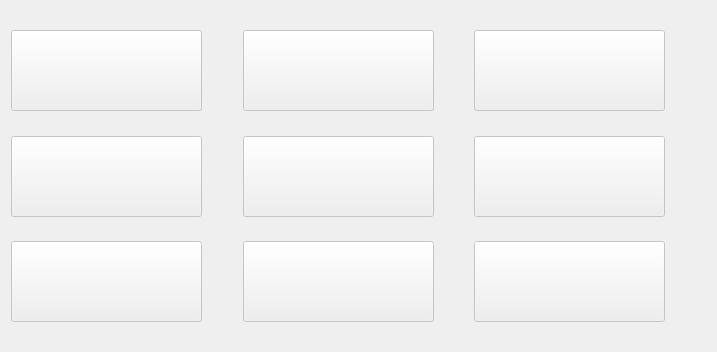
     <widget class="QWidget" name="tab_20">
      <attribute name="title">
       <string>COMING_SOON</string>
      </attribute>
      <layout class="QGridLayout" name="gridLayout_9">
       <item row="0" column="0">
        <spacer name="verticalSpacer_110">
         <property name="orientation">
          <enum>Qt::Vertical</enum>
         </property>
         <property name="sizeHint" stdset="0">
          <size>
           <width>20</width>
           <height>19</height>
          </size>
         </property>
        </spacer>
       </item>
       <item row="0" column="3">
        <spacer name="verticalSpacer_111">
         <property name="orientation">
          <enum>Qt::Vertical</enum>
         </property>
         <property name="sizeHint" stdset="0">
          <size>
           <width>20</width>
           <height>19</height>
          </size>
         </property>
        </spacer>
       </item>
       <item row="0" column="6">
        <spacer name="verticalSpacer_115">
         <property name="orientation">
          <enum>Qt::Vertical</enum>
         </property>
         <property name="sizeHint" stdset="0">
          <size>
           <width>20</width>
           <height>19</height>
          </size>
         </property>
        </spacer>
       </item>
       <item row="1" column="0" rowspan="2" colspan="2">
        <widget class="QPushButton" name="pushButton_91">
         <property name="enabled">
          <bool>false</bool>
         </property>
         <property name="sizePolicy">
          <sizepolicy hsizetype="Minimum" vsizetype="Minimum">
           <horstretch>0</horstretch>
           <verstretch>0</verstretch>
          </sizepolicy>
         </property>
         <property name="minimumSize">
          <size>
           <width>191</width>
           <height>81</height>
          </size>
         </property>
         <property name="maximumSize">
          <size>
           <width>191</width>
           <height>81</height>
          </size>
         </property>
         <property name="layoutDirection">
          <enum>Qt::LeftToRight</enum>
         </property>
         <property name="autoFillBackground">
          <bool>false</bool>
         </property>
         <property name="text">
          <string/>
         </property>
         <property name="icon">
          <iconset resource="../bitcoin.qrc">
           <normaloff>:/images/tuffwraps</normaloff>:/images/tuffwraps</iconset>
         </property>
         <property name="iconSize">
          <size>
           <width>191</width>
           <height>81</height>
          </size>
         </property>
        </widget>
       </item>
       <item row="1" column="2">
        <spacer name="horizontalSpacer_89">
         <property name="orientation">
          <enum>Qt::Horizontal</enum>
         </property>
         <property name="sizeHint" stdset="0">
          <size>
           <width>35</width>
           <height>20</height>
          </size>
         </property>
        </spacer>
       </item>
       <item row="1" column="3" rowspan="2" colspan="2">
        <widget class="QPushButton" name="pushButton_94">
         <property name="enabled">
          <bool>false</bool>
         </property>
         <property name="sizePolicy">
          <sizepolicy hsizetype="Minimum" vsizetype="Minimum">
           <horstretch>0</horstretch>
           <verstretch>0</verstretch>
          </sizepolicy>
         </property>
         <property name="minimumSize">
          <size>
           <width>191</width>
           <height>81</height>
          </size>
         </property>
         <property name="maximumSize">
          <size>
           <width>191</width>
           <height>81</height>
          </size>
         </property>
         <property name="layoutDirection">
          <enum>Qt::LeftToRight</enum>
         </property>
         <property name="autoFillBackground">
          <bool>false</bool>
         </property>
         <property name="text">
          <string/>
         </property>
         <property name="icon">
          <iconset resource="../bitcoin.qrc">
           <normaloff>:/images/tuffwraps</normaloff>:/images/tuffwraps</iconset>
         </property>
         <property name="iconSize">
          <size>
           <width>191</width>
           <height>81</height>
          </size>
         </property>
        </widget>
       </item>
       <item row="1" column="5">
        <spacer name="horizontalSpacer_91">
         <property name="orientation">
          <enum>Qt::Horizontal</enum>
         </property>
         <property name="sizeHint" stdset="0">
          <size>
           <width>34</width>
           <height>20</height>
          </size>
         </property>
        </spacer>
       </item>
       <item row="1" column="6" rowspan="2">
        <widget class="QPushButton" name="pushButton_93">
         <property name="enabled">
          <bool>false</bool>
         </property>
         <property name="sizePolicy">
          <sizepolicy hsizetype="Minimum" vsizetype="Minimum">
           <horstretch>0</horstretch>
           <verstretch>0</verstretch>
          </sizepolicy>
         </property>
         <property name="minimumSize">
          <size>
           <width>191</width>
           <height>81</height>
          </size>
         </property>
         <property name="maximumSize">
          <size>
           <width>191</width>
           <height>81</height>
          </size>
         </property>
         <property name="layoutDirection">
          <enum>Qt::LeftToRight</enum>
         </property>
         <property name="autoFillBackground">
          <bool>false</bool>
         </property>
         <property name="text">
          <string/>
         </property>
         <property name="icon">
          <iconset resource="../bitcoin.qrc">
           <normaloff>:/images/tuffwraps</normaloff>:/images/tuffwraps</iconset>
         </property>
         <property name="iconSize">
          <size>
           <width>191</width>
           <height>81</height>
          </size>
         </property>
        </widget>
       </item>
       <item row="1" column="7">
        <spacer name="horizontalSpacer_85">
         <property name="orientation">
          <enum>Qt::Horizontal</enum>
         </property>
         <property name="sizeHint" stdset="0">
          <size>
           <width>41</width>
           <height>20</height>
          </size>
         </property>
        </spacer>
       </item>
       <item row="2" column="4">
        <widget class="QTableView" name="tableView_2">
         <property name="sizePolicy">
          <sizepolicy hsizetype="Minimum" vsizetype="Minimum">
           <horstretch>0</horstretch>
           <verstretch>0</verstretch>
          </sizepolicy>
         </property>
         <property name="minimumSize">
          <size>
           <width>1</width>
           <height>1</height>
          </size>
         </property>
         <property name="maximumSize">
          <size>
           <width>1</width>
           <height>1</height>
          </size>
         </property>
         <property name="palette">
          <palette>
           <active>
            <colorrole role="Base">
             <brush brushstyle="SolidPattern">
              <color alpha="255">
               <red>255</red>
               <green>23</green>
               <blue>255</blue>
              </color>
             </brush>
            </colorrole>
           </active>
           <inactive>
            <colorrole role="Base">
             <brush brushstyle="SolidPattern">
              <color alpha="255">
               <red>255</red>
               <green>23</green>
               <blue>255</blue>
              </color>
             </brush>
            </colorrole>
           </inactive>
           <disabled>
            <colorrole role="Base">
             <brush brushstyle="SolidPattern">
              <color alpha="255">
               <red>242</red>
               <green>207</green>
               <blue>9</blue>
              </color>
             </brush>
            </colorrole>
           </disabled>
          </palette>
         </property>
         <property name="contextMenuPolicy">
          <enum>Qt::CustomContextMenu</enum>
         </property>
         <property name="toolTip">
          <string>Double-click to edit address or label</string>
         </property>
         <property name="frameShape">
          <enum>QFrame::StyledPanel</enum>
         </property>
         <property name="frameShadow">
          <enum>QFrame::Raised</enum>
         </property>
         <property name="lineWidth">
          <number>10</number>
         </property>
         <property name="tabKeyNavigation">
          <bool>false</bool>
         </property>
         <property name="alternatingRowColors">
          <bool>true</bool>
         </property>
         <property name="selectionMode">
          <enum>QAbstractItemView::SingleSelection</enum>
         </property>
         <property name="selectionBehavior">
          <enum>QAbstractItemView::SelectRows</enum>
         </property>
        </widget>
       </item>
       <item row="3" column="1">
        <spacer name="verticalSpacer_117">
         <property name="orientation">
          <enum>Qt::Vertical</enum>
         </property>
         <property name="sizeHint" stdset="0">
          <size>
           <width>20</width>
           <height>19</height>
          </size>
         </property>
        </spacer>
       </item>
       <item row="3" column="3">
        <spacer name="verticalSpacer_109">
         <property name="orientation">
          <enum>Qt::Vertical</enum>
         </property>
         <property name="sizeHint" stdset="0">
          <size>
           <width>20</width>
           <height>19</height>
          </size>
         </property>
        </spacer>
       </item>
       <item row="3" column="6">
        <spacer name="verticalSpacer_107">
         <property name="orientation">
          <enum>Qt::Vertical</enum>
         </property>
         <property name="sizeHint" stdset="0">
          <size>
           <width>20</width>
           <height>19</height>
          </size>
         </property>
        </spacer>
       </item>
       <item row="4" column="0" colspan="2">
        <widget class="QPushButton" name="pushButton_90">
         <property name="enabled">
          <bool>false</bool>
         </property>
         <property name="sizePolicy">
          <sizepolicy hsizetype="Minimum" vsizetype="Minimum">
           <horstretch>0</horstretch>
           <verstretch>0</verstretch>
          </sizepolicy>
         </property>
         <property name="minimumSize">
          <size>
           <width>191</width>
           <height>81</height>
          </size>
         </property>
         <property name="maximumSize">
          <size>
           <width>191</width>
           <height>81</height>
          </size>
         </property>
         <property name="layoutDirection">
          <enum>Qt::LeftToRight</enum>
         </property>
         <property name="autoFillBackground">
          <bool>false</bool>
         </property>
         <property name="text">
          <string/>
         </property>
         <property name="icon">
          <iconset resource="../bitcoin.qrc">
           <normaloff>:/images/tuffwraps</normaloff>:/images/tuffwraps</iconset>
         </property>
         <property name="iconSize">
          <size>
           <width>191</width>
           <height>81</height>
          </size>
         </property>
        </widget>
       </item>
       <item row="4" column="2">
        <spacer name="horizontalSpacer_95">
         <property name="orientation">
          <enum>Qt::Horizontal</enum>
         </property>
         <property name="sizeHint" stdset="0">
          <size>
           <width>35</width>
           <height>20</height>
          </size>
         </property>
        </spacer>
       </item>
       <item row="4" column="3" colspan="2">
        <widget class="QPushButton" name="pushButton_89">
         <property name="enabled">
          <bool>false</bool>
         </property>
         <property name="sizePolicy">
          <sizepolicy hsizetype="Minimum" vsizetype="Minimum">
           <horstretch>0</horstretch>
           <verstretch>0</verstretch>
          </sizepolicy>
         </property>
         <property name="minimumSize">
          <size>
           <width>191</width>
           <height>81</height>
          </size>
         </property>
         <property name="maximumSize">
          <size>
           <width>191</width>
           <height>81</height>
          </size>
         </property>
         <property name="layoutDirection">
          <enum>Qt::LeftToRight</enum>
         </property>
         <property name="autoFillBackground">
          <bool>false</bool>
         </property>
         <property name="text">
          <string/>
         </property>
         <property name="icon">
          <iconset resource="../bitcoin.qrc">
           <normaloff>:/images/tuffwraps</normaloff>:/images/tuffwraps</iconset>
         </property>
         <property name="iconSize">
          <size>
           <width>191</width>
           <height>81</height>
          </size>
         </property>
        </widget>
       </item>
       <item row="4" column="5">
        <spacer name="horizontalSpacer_87">
         <property name="orientation">
          <enum>Qt::Horizontal</enum>
         </property>
         <property name="sizeHint" stdset="0">
          <size>
           <width>34</width>
           <height>20</height>
          </size>
         </property>
        </spacer>
       </item>
       <item row="4" column="6">
        <widget class="QPushButton" name="pushButton_95">
         <property name="enabled">
          <bool>false</bool>
         </property>
         <property name="sizePolicy">
          <sizepolicy hsizetype="Minimum" vsizetype="Minimum">
           <horstretch>0</horstretch>
           <verstretch>0</verstretch>
          </sizepolicy>
         </property>
         <property name="minimumSize">
          <size>
           <width>191</width>
           <height>81</height>
          </size>
         </property>
         <property name="maximumSize">
          <size>
           <width>191</width>
           <height>81</height>
          </size>
         </property>
         <property name="layoutDirection">
          <enum>Qt::LeftToRight</enum>
         </property>
         <property name="autoFillBackground">
          <bool>false</bool>
         </property>
         <property name="text">
          <string/>
         </property>
         <property name="icon">
          <iconset resource="../bitcoin.qrc">
           <normaloff>:/images/tuffwraps</normaloff>:/images/tuffwraps</iconset>
         </property>
         <property name="iconSize">
          <size>
           <width>191</width>
           <height>81</height>
          </size>
         </property>
        </widget>
       </item>
       <item row="4" column="7">
        <spacer name="horizontalSpacer_86">
         <property name="orientation">
          <enum>Qt::Horizontal</enum>
         </property>
         <property name="sizeHint" stdset="0">
          <size>
           <width>41</width>
           <height>20</height>
          </size>
         </property>
        </spacer>
       </item>
       <item row="5" column="1">
        <spacer name="verticalSpacer_120">
         <property name="orientation">
          <enum>Qt::Vertical</enum>
         </property>
         <property name="sizeHint" stdset="0">
          <size>
           <width>20</width>
           <height>18</height>
          </size>
         </property>
        </spacer>
       </item>
       <item row="5" column="3">
        <spacer name="verticalSpacer_119">
         <property name="orientation">
          <enum>Qt::Vertical</enum>
         </property>
         <property name="sizeHint" stdset="0">
          <size>
           <width>20</width>
           <height>18</height>
          </size>
         </property>
        </spacer>
       </item>
       <item row="5" column="6">
        <spacer name="verticalSpacer_106">
         <property name="orientation">
          <enum>Qt::Vertical</enum>
         </property>
         <property name="sizeHint" stdset="0">
          <size>
           <width>20</width>
           <height>18</height>
          </size>
         </property>
        </spacer>
       </item>
       <item row="6" column="0" colspan="2">
        <widget class="QPushButton" name="pushButton_92">
         <property name="enabled">
          <bool>false</bool>
         </property>
         <property name="sizePolicy">
          <sizepolicy hsizetype="Minimum" vsizetype="Minimum">
           <horstretch>0</horstretch>
           <verstretch>0</verstretch>
          </sizepolicy>
         </property>
         <property name="minimumSize">
          <size>
           <width>191</width>
           <height>81</height>
          </size>
         </property>
         <property name="maximumSize">
          <size>
           <width>191</width>
           <height>81</height>
          </size>
         </property>
         <property name="layoutDirection">
          <enum>Qt::LeftToRight</enum>
         </property>
         <property name="autoFillBackground">
          <bool>false</bool>
         </property>
         <property name="text">
          <string/>
         </property>
         <property name="icon">
          <iconset resource="../bitcoin.qrc">
           <normaloff>:/images/tuffwraps</normaloff>:/images/tuffwraps</iconset>
         </property>
         <property name="iconSize">
          <size>
           <width>191</width>
           <height>81</height>
          </size>
         </property>
        </widget>
       </item>
       <item row="6" column="2">
        <spacer name="horizontalSpacer_92">
         <property name="orientation">
          <enum>Qt::Horizontal</enum>
         </property>
         <property name="sizeHint" stdset="0">
          <size>
           <width>35</width>
           <height>20</height>
          </size>
         </property>
        </spacer>
       </item>
       <item row="6" column="3" colspan="2">
        <widget class="QPushButton" name="pushButton_96">
         <property name="enabled">
          <bool>false</bool>
         </property>
         <property name="sizePolicy">
          <sizepolicy hsizetype="Minimum" vsizetype="Minimum">
           <horstretch>0</horstretch>
           <verstretch>0</verstretch>
          </sizepolicy>
         </property>
         <property name="minimumSize">
          <size>
           <width>191</width>
           <height>81</height>
          </size>
         </property>
         <property name="maximumSize">
          <size>
           <width>191</width>
           <height>81</height>
          </size>
         </property>
         <property name="layoutDirection">
          <enum>Qt::LeftToRight</enum>
         </property>
         <property name="autoFillBackground">
          <bool>false</bool>
         </property>
         <property name="text">
          <string/>
         </property>
         <property name="icon">
          <iconset resource="../bitcoin.qrc">
           <normaloff>:/images/tuffwraps</normaloff>:/images/tuffwraps</iconset>
         </property>
         <property name="iconSize">
          <size>
           <width>191</width>
           <height>81</height>
          </size>
         </property>
        </widget>
       </item>
       <item row="6" column="5">
        <spacer name="horizontalSpacer_93">
         <property name="orientation">
          <enum>Qt::Horizontal</enum>
         </property>
         <property name="sizeHint" stdset="0">
          <size>
           <width>34</width>
           <height>20</height>
          </size>
         </property>
        </spacer>
       </item>
       <item row="6" column="6">
        <widget class="QPushButton" name="pushButton_88">
         <property name="enabled">
          <bool>false</bool>
         </property>
         <property name="sizePolicy">
          <sizepolicy hsizetype="Minimum" vsizetype="Minimum">
           <horstretch>0</horstretch>
           <verstretch>0</verstretch>
          </sizepolicy>
         </property>
         <property name="minimumSize">
          <size>
           <width>191</width>
           <height>81</height>
          </size>
         </property>
         <property name="maximumSize">
          <size>
           <width>191</width>
           <height>81</height>
          </size>
         </property>
         <property name="layoutDirection">
          <enum>Qt::LeftToRight</enum>
         </property>
         <property name="autoFillBackground">
          <bool>false</bool>
         </property>
         <property name="text">
          <string/>
         </property>
         <property name="icon">
          <iconset resource="../bitcoin.qrc">
           <normaloff>:/images/tuffwraps</normaloff>:/images/tuffwraps</iconset>
         </property>
         <property name="iconSize">
          <size>
           <width>191</width>
           <height>81</height>
          </size>
         </property>
        </widget>
       </item>
       <item row="6" column="7">
        <spacer name="horizontalSpacer_96">
         <property name="orientation">
          <enum>Qt::Horizontal</enum>
         </property>
         <property name="sizeHint" stdset="0">
          <size>
           <width>41</width>
           <height>20</height>
          </size>
         </property>
        </spacer>
       </item>
       <item row="7" column="1">
        <spacer name="verticalSpacer_114">
         <property name="orientation">
          <enum>Qt::Vertical</enum>
         </property>
         <property name="sizeHint" stdset="0">
          <size>
           <width>20</width>
           <height>19</height>
          </size>
         </property>
        </spacer>
       </item>
       <item row="7" column="3">
        <spacer name="verticalSpacer_112">
         <property name="orientation">
          <enum>Qt::Vertical</enum>
         </property>
         <property name="sizeHint" stdset="0">
          <size>
           <width>20</width>
           <height>19</height>
          </size>
         </property>
        </spacer>
       </item>
       <item row="7" column="6">
        <spacer name="verticalSpacer_116">
         <property name="orientation">
          <enum>Qt::Vertical</enum>
         </property>
         <property name="sizeHint" stdset="0">
          <size>
           <width>20</width>
           <height>19</height>
          </size>
         </property>
        </spacer>
       </item>
      </layout>
     </widget>
